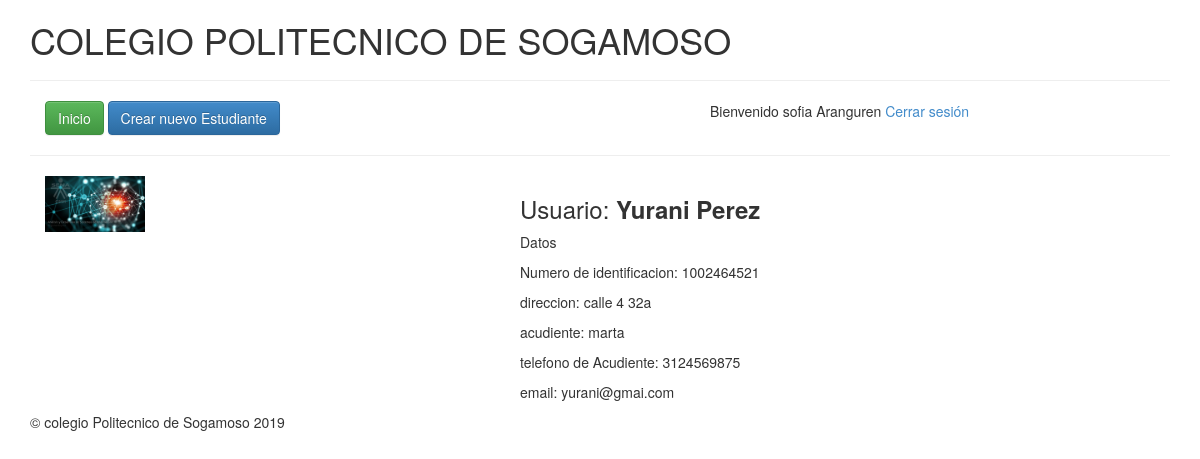
The page /ver.php?id=31 (signed in) on the database its author committed.
### tables this page shows
CREATE TABLE IF NOT EXISTS `users` (
  `user_id` int(255) NOT NULL AUTO_INCREMENT,
  `identificacion` varchar(55) DEFAULT NULL,
  `nombre` varchar(50) DEFAULT NULL,
  `apellidos` varchar(255) DEFAULT NULL,
  `email` varchar(255) DEFAULT NULL,
  `password` varchar(255) DEFAULT NULL,
  `role` varchar(255) DEFAULT NULL,
  `direccion` text,
  `acudiente` varchar(255) DEFAULT NULL,
  `telefonoAcudiente` varchar(255) DEFAULT NULL,
  `image` varchar(255) DEFAULT NULL,
  PRIMARY KEY (`user_id`)
);

### ver.php (the view, shortened to what this page needs)
<?php require_once 'includes/header.php';?>
<?php
$id= $_GET["id"];
$user_query = mysqli_query($db, "SELECT * FROM users WHERE user_id = {$id}");
$user=mysqli_fetch_assoc($user_query);
?>
<?php if($user["image"] != null){?>
<div class="col-lg-5">
      <img src="uploads/<?php echo $user["image"] ?>" width="100"/>
    <?php } ?>
  </div>
<div class="col-lg-7">
<h3>Usuario: <strong><?php echo $user["nombre"]." ".$user["apellidos"];?></strong></h3>
<p>Datos</p>
<p>Numero de identificacion: <?php echo $user["identificacion"];?></p>
<p>direccion: <?php echo $user["direccion"];?></p>
<p>acudiente: <?php echo $user["acudiente"];?></p>
<p>telefono de Acudiente: <?php echo $user["telefonoAcudiente"];?></p>
<p>email: <?php echo $user["email"];?></p>
</div>
<?php require_once 'includes/footer.php';?>

### includes/header.php (shortened to what this page needs)
<!doctype html>
<html>
<head>
<link type="text/css" rel="stylesheet" href="assets/components/bootstrap/dist/css/bootstrap.min.css"/>
<link type="text/css" rel="stylesheet" href="assets/components/bootstrap/dist/css/bootstrap-theme.min.css"/>
</head>
<body>
    <div class="container">
     <h1> COLEGIO POLITECNICO DE SOGAMOSO</h1>
     <hr/>
     <?php if(isset($_SESSION["logged"])){ ?>
		<div class="col-lg-7">
			<a href="index.php" class="btn btn-success">Inicio</a>
			<a href="crear.php" class="btn btn-primary">Crear nuevo Estudiante</a>
		</div>
		<div class="col-lg-5">
			<?php echo "Bienvenido ".$_SESSION["logged"]["nombre"]." ". $_SESSION["logged"]["apellidos"]; ?>
			<a href="logout.php">Cerrar sesión</a>
		</div>
		<div class="clearfix"></div>
		<hr/>
		<?php } ?>

### includes/footer.php (shortened to what this page needs)
<footer>
&copy; colegio Politecnico de Sogamoso <?php echo date("Y");?>
</footer>
</div>
</body>
</html>

### rows shown on the page
users: image (picture), nombre "Yurani", apellidos "Perez", identificacion "1002464521", direccion "calle 4 32a", acudiente "marta", telefonoAcudiente "3124569875", email "yurani@gmai.com"

### other values the page prints
$_SESSION["logged"]["nombre"] "sofia"
$_SESSION["logged"]["apellidos"] "Aranguren"
